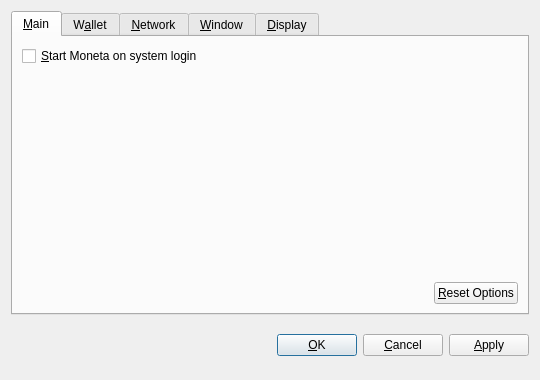
<?xml version="1.0" encoding="UTF-8"?>
<ui version="4.0">
 <class>OptionsDialog</class>
 <widget class="QDialog" name="OptionsDialog">
  <property name="geometry">
   <rect>
    <x>0</x>
    <y>0</y>
    <width>540</width>
    <height>380</height>
   </rect>
  </property>
  <property name="windowTitle">
   <string>Options</string>
  </property>
  <property name="modal">
   <bool>true</bool>
  </property>
  <layout class="QVBoxLayout" name="verticalLayout">
   <item>
    <widget class="QTabWidget" name="tabWidget">
     <property name="tabPosition">
      <enum>QTabWidget::North</enum>
     </property>
     <property name="currentIndex">
      <number>0</number>
     </property>
     <widget class="QWidget" name="tabMain">
      <attribute name="title">
       <string>&amp;Main</string>
      </attribute>
      <layout class="QVBoxLayout" name="verticalLayout_Main">
       <item>
        <widget class="QCheckBox" name="monetaAtStartup">
         <property name="toolTip">
          <string>Automatically start Moneta after logging in to the system.</string>
         </property>
         <property name="text">
          <string>&amp;Start Moneta on system login</string>
         </property>
        </widget>
       </item>
       <item>
        <spacer name="verticalSpacer_Main">
         <property name="orientation">
          <enum>Qt::Vertical</enum>
         </property>
         <property name="sizeHint" stdset="0">
          <size>
           <width>20</width>
           <height>40</height>
          </size>
         </property>
        </spacer>
       </item>
       <item>
        <layout class="QHBoxLayout" name="horizontalLayout_2_Main">
         <item>
          <spacer name="horizontalSpacer_2_Main">
           <property name="orientation">
            <enum>Qt::Horizontal</enum>
           </property>
           <property name="sizeHint" stdset="0">
            <size>
             <width>40</width>
             <height>20</height>
            </size>
           </property>
          </spacer>
         </item>
         <item>
          <widget class="QPushButton" name="resetButton">
           <property name="toolTip">
            <string>Reset all client options to default.</string>
           </property>
           <property name="text">
            <string>&amp;Reset Options</string>
           </property>
           <property name="autoDefault">
            <bool>false</bool>
           </property>
          </widget>
         </item>
        </layout>
       </item>
      </layout>
     </widget>
     <widget class="QWidget" name="tabWallet">
      <attribute name="title">
       <string>W&amp;allet</string>
      </attribute>
      <layout class="QVBoxLayout" name="verticalLayout_Network">
       <item>
        <widget class="QLabel" name="transactionFeeInfoLabel">
         <property name="text">
          <string>Optional transaction fee per kB that helps make sure your transactions are processed quickly. Most transactions are 1 kB.</string>
         </property>
         <property name="textFormat">
          <enum>Qt::PlainText</enum>
         </property>
         <property name="wordWrap">
          <bool>true</bool>
         </property>
        </widget>
       </item>
       <item>
        <layout class="QHBoxLayout" name="horizontalLayout_1_Main">
         <item>
          <widget class="QLabel" name="transactionFeeLabel">
           <property name="text">
            <string>Pay transaction &amp;fee</string>
           </property>
           <property name="textFormat">
            <enum>Qt::PlainText</enum>
           </property>
           <property name="buddy">
            <cstring>transactionFee</cstring>
           </property>
          </widget>
         </item>
         <item>
          <widget class="MonetaAmountField" name="transactionFee"/>
         </item>
         <item>
          <spacer name="horizontalSpacer_1_Main">
           <property name="orientation">
            <enum>Qt::Horizontal</enum>
           </property>
           <property name="sizeHint" stdset="0">
            <size>
             <width>40</width>
             <height>20</height>
            </size>
           </property>
          </spacer>
         </item>
        </layout>
       </item>
       <item>
        <widget class="QLabel" name="label">
         <property name="text">
          <string>If you disable the spending of unconfirmed change, the change from a transaction cannot be used until that transaction has at least one confirmation. This also affects how your balance is computed.</string>
         </property>
         <property name="wordWrap">
          <bool>true</bool>
         </property>
        </widget>
       </item>
       <item>
        <widget class="QCheckBox" name="spendZeroConfChange">
         <property name="text">
          <string>Spend unconfirmed change  (experts only)</string>
         </property>
        </widget>
       </item>
       <item>
        <spacer name="verticalSpacer">
         <property name="orientation">
          <enum>Qt::Vertical</enum>
         </property>
         <property name="sizeHint" stdset="0">
          <size>
           <width>20</width>
           <height>40</height>
          </size>
         </property>
        </spacer>
       </item>
      </layout>
     </widget>
     <widget class="QWidget" name="tabNetwork">
      <attribute name="title">
       <string>&amp;Network</string>
      </attribute>
      <layout class="QVBoxLayout" name="verticalLayout_Network">
       <item>
        <widget class="QCheckBox" name="mapPortUpnp">
         <property name="toolTip">
          <string>Automatically open the Moneta client port on the router. This only works when your router supports UPnP and it is enabled.</string>
         </property>
         <property name="text">
          <string>Map port using &amp;UPnP</string>
         </property>
        </widget>
       </item>
       <item>
        <widget class="QCheckBox" name="connectSocks">
         <property name="toolTip">
          <string>Connect to the Moneta network through a SOCKS proxy (e.g. when connecting through Tor).</string>
         </property>
         <property name="text">
          <string>&amp;Connect through SOCKS proxy:</string>
         </property>
        </widget>
       </item>
       <item>
        <layout class="QHBoxLayout" name="horizontalLayout_Network">
         <item>
          <widget class="QLabel" name="proxyIpLabel">
           <property name="text">
            <string>Proxy &amp;IP:</string>
           </property>
           <property name="textFormat">
            <enum>Qt::PlainText</enum>
           </property>
           <property name="buddy">
            <cstring>proxyIp</cstring>
           </property>
          </widget>
         </item>
         <item>
          <widget class="QValidatedLineEdit" name="proxyIp">
           <property name="maximumSize">
            <size>
             <width>140</width>
             <height>16777215</height>
            </size>
           </property>
           <property name="toolTip">
            <string>IP address of the proxy (e.g. 127.0.0.1)</string>
           </property>
          </widget>
         </item>
         <item>
          <widget class="QLabel" name="proxyPortLabel">
           <property name="text">
            <string>&amp;Port:</string>
           </property>
           <property name="textFormat">
            <enum>Qt::PlainText</enum>
           </property>
           <property name="buddy">
            <cstring>proxyPort</cstring>
           </property>
          </widget>
         </item>
         <item>
          <widget class="QLineEdit" name="proxyPort">
           <property name="maximumSize">
            <size>
             <width>55</width>
             <height>16777215</height>
            </size>
           </property>
           <property name="toolTip">
            <string>Port of the proxy (e.g. 9050)</string>
           </property>
          </widget>
         </item>
         <item>
          <widget class="QLabel" name="socksVersionLabel">
           <property name="text">
            <string>SOCKS &amp;Version:</string>
           </property>
           <property name="textFormat">
            <enum>Qt::PlainText</enum>
           </property>
           <property name="buddy">
            <cstring>socksVersion</cstring>
           </property>
          </widget>
         </item>
         <item>
          <widget class="QValueComboBox" name="socksVersion">
           <property name="toolTip">
            <string>SOCKS version of the proxy (e.g. 5)</string>
           </property>
          </widget>
         </item>
         <item>
          <spacer name="horizontalSpacer_Network">
           <property name="orientation">
            <enum>Qt::Horizontal</enum>
           </property>
           <property name="sizeHint" stdset="0">
            <size>
             <width>40</width>
             <height>20</height>
            </size>
           </property>
          </spacer>
         </item>
        </layout>
       </item>
       <item>
        <spacer name="verticalSpacer_Network">
         <property name="orientation">
          <enum>Qt::Vertical</enum>
         </property>
         <property name="sizeHint" stdset="0">
          <size>
           <width>20</width>
           <height>40</height>
          </size>
         </property>
        </spacer>
       </item>
      </layout>
     </widget>
     <widget class="QWidget" name="tabWindow">
      <attribute name="title">
       <string>&amp;Window</string>
      </attribute>
      <layout class="QVBoxLayout" name="verticalLayout_Window">
       <item>
        <widget class="QCheckBox" name="minimizeToTray">
         <property name="toolTip">
          <string>Show only a tray icon after minimizing the window.</string>
         </property>
         <property name="text">
          <string>&amp;Minimize to the tray instead of the taskbar</string>
         </property>
        </widget>
       </item>
       <item>
        <widget class="QCheckBox" name="minimizeOnClose">
         <property name="toolTip">
          <string>Minimize instead of exit the application when the window is closed. When this option is enabled, the application will be closed only after selecting Quit in the menu.</string>
         </property>
         <property name="text">
          <string>M&amp;inimize on close</string>
         </property>
        </widget>
       </item>
       <item>
        <spacer name="verticalSpacer_Window">
         <property name="orientation">
          <enum>Qt::Vertical</enum>
         </property>
         <property name="sizeHint" stdset="0">
          <size>
           <width>20</width>
           <height>40</height>
          </size>
         </property>
        </spacer>
       </item>
      </layout>
     </widget>
     <widget class="QWidget" name="tabDisplay">
      <attribute name="title">
       <string>&amp;Display</string>
      </attribute>
      <layout class="QVBoxLayout" name="verticalLayout_Display">
       <item>
        <layout class="QHBoxLayout" name="horizontalLayout_1_Display">
         <item>
          <widget class="QLabel" name="langLabel">
           <property name="text">
            <string>User Interface &amp;language:</string>
           </property>
           <property name="textFormat">
            <enum>Qt::PlainText</enum>
           </property>
           <property name="buddy">
            <cstring>lang</cstring>
           </property>
          </widget>
         </item>
         <item>
          <widget class="QValueComboBox" name="lang">
           <property name="toolTip">
            <string>The user interface language can be set here. This setting will take effect after restarting Moneta.</string>
           </property>
          </widget>
         </item>
        </layout>
       </item>
       <item>
        <layout class="QHBoxLayout" name="horizontalLayout_2_Display">
         <item>
          <widget class="QLabel" name="unitLabel">
           <property name="text">
            <string>&amp;Unit to show amounts in:</string>
           </property>
           <property name="textFormat">
            <enum>Qt::PlainText</enum>
           </property>
           <property name="buddy">
            <cstring>unit</cstring>
           </property>
          </widget>
         </item>
         <item>
          <widget class="QValueComboBox" name="unit">
           <property name="toolTip">
            <string>Choose the default subdivision unit to show in the interface and when sending coins.</string>
           </property>
          </widget>
         </item>
        </layout>
       </item>
       <item>
        <widget class="QCheckBox" name="displayAddresses">
         <property name="toolTip">
          <string>Whether to show Moneta addresses in the transaction list or not.</string>
         </property>
         <property name="text">
          <string>&amp;Display addresses in transaction list</string>
         </property>
        </widget>
       </item>
       <item>
        <widget class="QCheckBox" name="coinControlFeatures">
         <property name="toolTip">
          <string>Whether to show coin control features or not.</string>
         </property>
         <property name="text">
          <string>Display coin &amp;control features (experts only!)</string>
         </property>
        </widget>
       </item>
       <item>
        <spacer name="verticalSpacer_Display">
         <property name="orientation">
          <enum>Qt::Vertical</enum>
         </property>
         <property name="sizeHint" stdset="0">
          <size>
           <width>20</width>
           <height>40</height>
          </size>
         </property>
        </spacer>
       </item>
      </layout>
     </widget>
    </widget>
   </item>
   <item>
    <layout class="QHBoxLayout" name="horizontalLayout_Buttons">
     <item>
      <spacer name="horizontalSpacer_1">
       <property name="orientation">
        <enum>Qt::Horizontal</enum>
       </property>
       <property name="sizeHint" stdset="0">
        <size>
         <width>40</width>
         <height>48</height>
        </size>
       </property>
      </spacer>
     </item>
     <item>
      <widget class="QLabel" name="statusLabel">
       <property name="font">
        <font>
         <weight>75</weight>
         <bold>true</bold>
        </font>
       </property>
       <property name="text">
        <string/>
       </property>
       <property name="textFormat">
        <enum>Qt::PlainText</enum>
       </property>
       <property name="wordWrap">
        <bool>true</bool>
       </property>
      </widget>
     </item>
     <item>
      <spacer name="horizontalSpacer_2">
       <property name="orientation">
        <enum>Qt::Horizontal</enum>
       </property>
       <property name="sizeHint" stdset="0">
        <size>
         <width>40</width>
         <height>48</height>
        </size>
       </property>
      </spacer>
     </item>
     <item>
      <widget class="QPushButton" name="okButton">
       <property name="text">
        <string>&amp;OK</string>
       </property>
      </widget>
     </item>
     <item>
      <widget class="QPushButton" name="cancelButton">
       <property name="text">
        <string>&amp;Cancel</string>
       </property>
       <property name="autoDefault">
        <bool>false</bool>
       </property>
      </widget>
     </item>
     <item>
      <widget class="QPushButton" name="applyButton">
       <property name="text">
        <string>&amp;Apply</string>
       </property>
       <property name="autoDefault">
        <bool>false</bool>
       </property>
      </widget>
     </item>
    </layout>
   </item>
  </layout>
 </widget>
 <customwidgets>
  <customwidget>
   <class>MonetaAmountField</class>
   <extends>QSpinBox</extends>
   <header>monetaamountfield.h</header>
  </customwidget>
  <customwidget>
   <class>QValueComboBox</class>
   <extends>QComboBox</extends>
   <header>qvaluecombobox.h</header>
  </customwidget>
  <customwidget>
   <class>QValidatedLineEdit</class>
   <extends>QLineEdit</extends>
   <header>qvalidatedlineedit.h</header>
  </customwidget>
 </customwidgets>
 <resources/>
 <connections/>
</ui>
